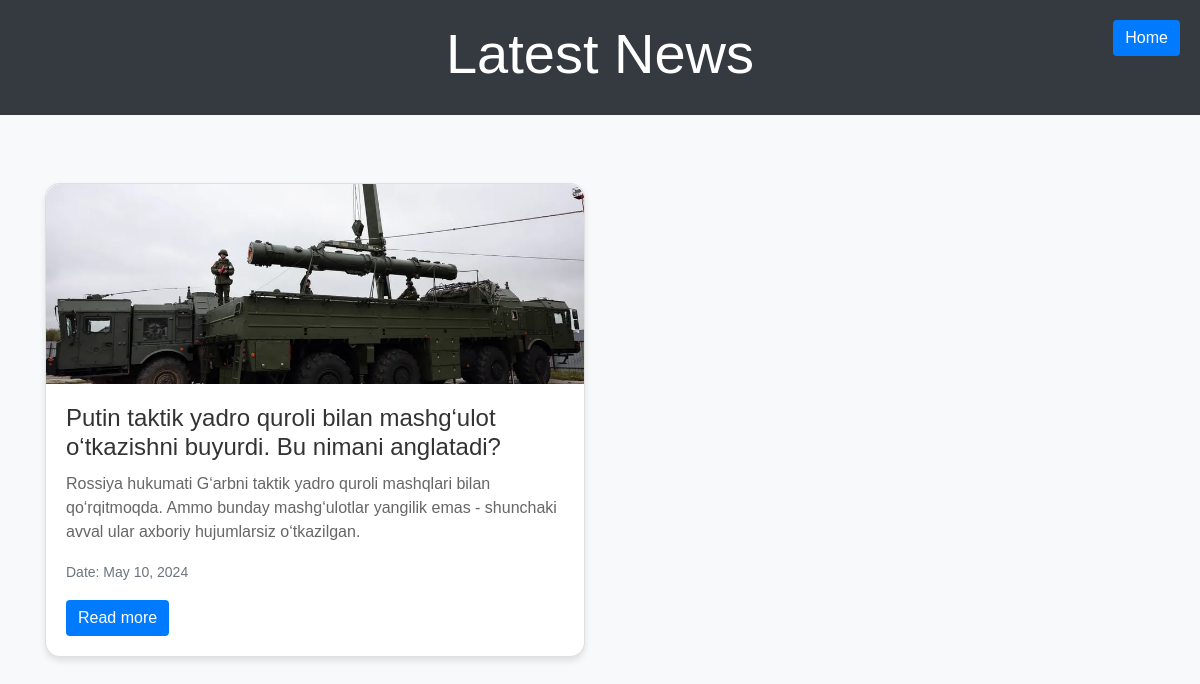
/news/detail/4/, run on the app's committed database.
### news/models.py (models this page shows, shortened)
class News(models.Model):
    title = models.CharField(max_length=200, verbose_name='Title')
    info = models.TextField()
    set_data = models.DateField(auto_now_add=True, verbose_name='Set Date')
    link = models.URLField(verbose_name='Link')
    image = models.ImageField(verbose_name='Image', upload_to='news/')

### news/views.py (the view)
# urls.py: path('detail/<int:pk>/', detail_view, name='detail'),
def detail_view(request, pk):
    news = News.objects.filter(id=pk)
    return render(request, 'detail.html', {'data': news})

### templates/detail.html (shortened to what this page needs)
<!DOCTYPE html>
<html lang="en">
<head>
    <link rel="stylesheet" href="https://stackpath.bootstrapcdn.com/bootstrap/4.5.2/css/bootstrap.min.css">
</head>
<body>
    <header class="text-center">
        <h1 class="display-4">Latest News</h1>
    </header>
    <div class="container mt-4">
        <nav aria-label="breadcrumb">
            <ol class="breadcrumb">
            </ol>
        </nav>
        <div class="row">
            {% for news in data %}
            <div class="col-md-6 mb-4">
                <div class="card">
                    <img src="{{ news.image.url }}" class="card-img-top" alt="{{ news.title }}">
                    <div class="card-body">
                        <h5 class="card-title">{{ news.title }}</h5>
                        <p class="card-text">{{ news.info }}</p>
                        <p class="card-text"><small class="text-muted">Date: {{ news.set_data }}</small></p>
                        <a href="{{ news.link }}" class="btn btn-primary">Read more</a>
                    </div>
                </div>
            </div>
            {% endfor %}
        </div>
    </div>
    <a href="{% url 'home' %}" class="btn btn-primary btn-home">Home</a>
</body>
</html>

### templates/detail.html (style rules this page uses)
body { font-family: Arial, sans-serif; background-color: #f8f9fa; margin: 0; padding: 0; }
header { background-color: #343a40; color: #fff; padding: 20px 0; }
.breadcrumb { background-color: transparent; font-size: 18px; margin-bottom: 20px; }
.card { border-radius: 15px; box-shadow: 0 4px 6px rgba(0, 0, 0, 0.1); transition: all 0.3s ease; height: 100%; }
.card-img-top { border-top-left-radius: 15px; border-top-right-radius: 15px; height: 200px; object-fit: cover; }
.card-body { padding: 20px; height: 100%; }
.card-title { font-size: 24px; color: #333; margin-bottom: 10px; }
.card-text { color: #666; }
.text-muted { font-size: 14px; }
.btn-primary { background-color: #007bff; border: none; }
.btn-home { position: absolute; top: 20px; right: 20px; }

### data on the page
News: image (picture), title "Putin taktik yadro quroli bilan mashg‘ulot o‘tkazishni buyurdi. Bu nimani anglatadi?", info "Rossiya hukumati G‘arbni taktik yadro quroli mashqlari bilan qo‘rqitmoqda. Ammo bunday mashg‘ulotlar yangilik emas - shunchaki avval ular axboriy hujumlarsiz o‘tkazilgan.", set_data "May 10, 2024"
